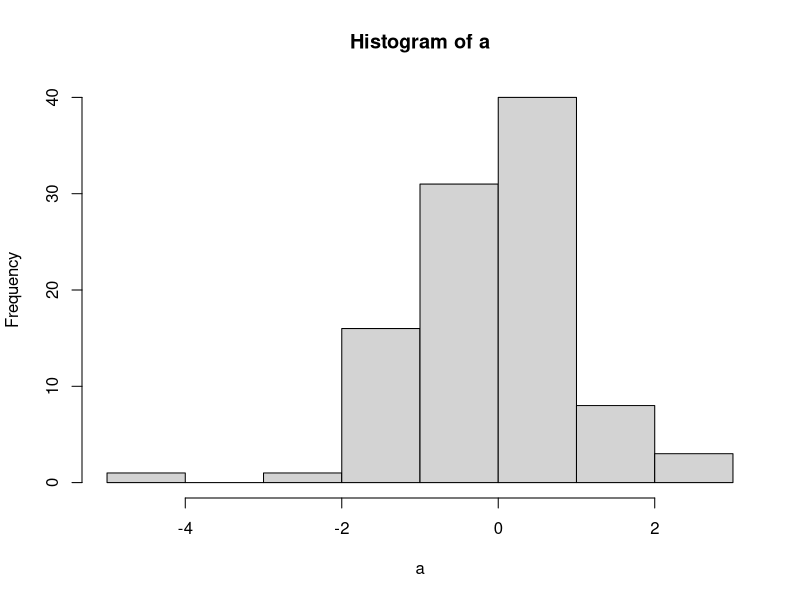

Source code (R):
## ---- chunk 1
a <- rnorm(100)
hist(a)
